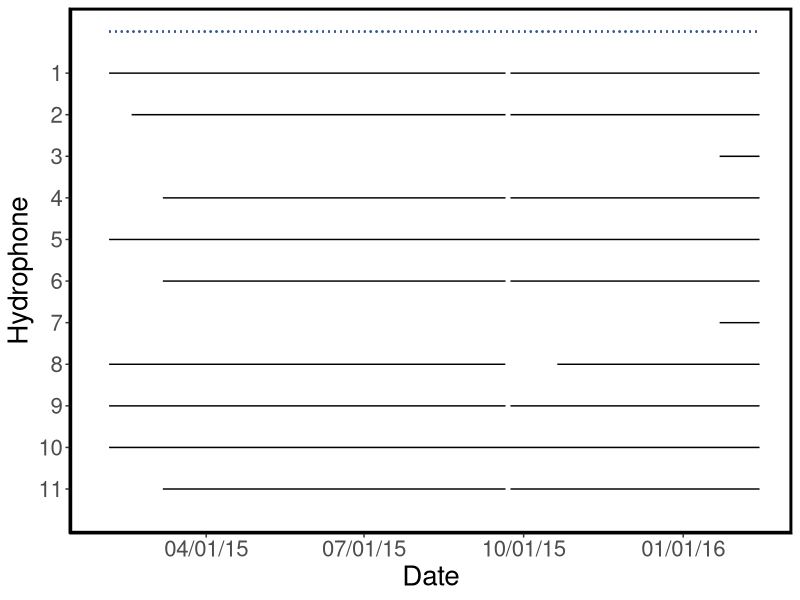

Generate this figure with R:
#' Toni Sleugh
#' 5.4.22

#' Create abacus plot of hydrophone status throughout study period

### load libraries ###
library(ggplot2)
library(viridis)

### create df with hydrophone labels & start/end dates ###

hpStatus <- data.frame(rec = c("1", "5/BB", "16/NN", "14", "4", "7", "8", "9", "10", "3",
                               "15"),
                       label = c(1, 5, 2, 11, 4, 6, 7, 8, 9, 3, 10),
                       dep.date = as.POSIXct(c("2015-02-04", "2015-02-04", "2015-02-17",
                                          "2015-03-07", "2015-03-07", "2015-03-07",
                                          "2016-01-22", "2015-02-04", "2015-02-04", 
                                          "2016-01-22", "2015-02-04")),
                       end.date = as.POSIXct(c("2016-02-14", "2016-02-14", "2016-02-14", 
                                          "2016-02-14", "2016-02-14", "2016-02-14", 
                                          "2016-02-14", "2016-02-14", "2016-02-14", 
                                          "2016-02-14", "2016-02-14")))

### plot ###

colors <- viridis(8)

ggplot(hpStatus) +
  geom_segment(aes(x = as.Date(dep.date), y = label, xend = as.Date(end.date), 
                                    yend = label)) +
  scale_y_reverse(breaks = 1:11) +
  theme_classic() +
  theme(text = element_text(size=20), 
        panel.border = element_rect(colour = "black", fill=NA, size=2)) +
  labs(x = "Date", y = "Hydrophone") +
  scale_x_date(date_labels = "%m/%d/%y", 
               limits = as.Date(c("2015-01-31", "2016-02-14"))) +
  geom_segment(aes(x = as.Date("2015-02-04"), xend = as.Date("2016-02-14"),
                   y = 0, yend = 0), color = colors[3], linetype = 3) +
  annotate("rect", xmin = as.Date("2015-09-21"), xmax = as.Date("2015-09-23"),
           ymin = 0.5, ymax = 4.5, color = "white", fill = "white") +
  annotate("rect", xmin = as.Date("2015-09-21"), xmax = as.Date("2015-09-23"),
          ymin = 5.5, ymax = 9.5, color = "white", fill = "white") +
  annotate("rect", xmin = as.Date("2015-09-21"), xmax = as.Date("2015-09-23"),
           ymin = 10.5, ymax = 11.5, color = "white", fill = "white") +
  annotate("rect", xmin = as.Date("2015-09-21"), xmax = as.Date("2015-10-20"),
           ymin = 7.5, ymax = 8.5, color = "white", fill = "white")
  
